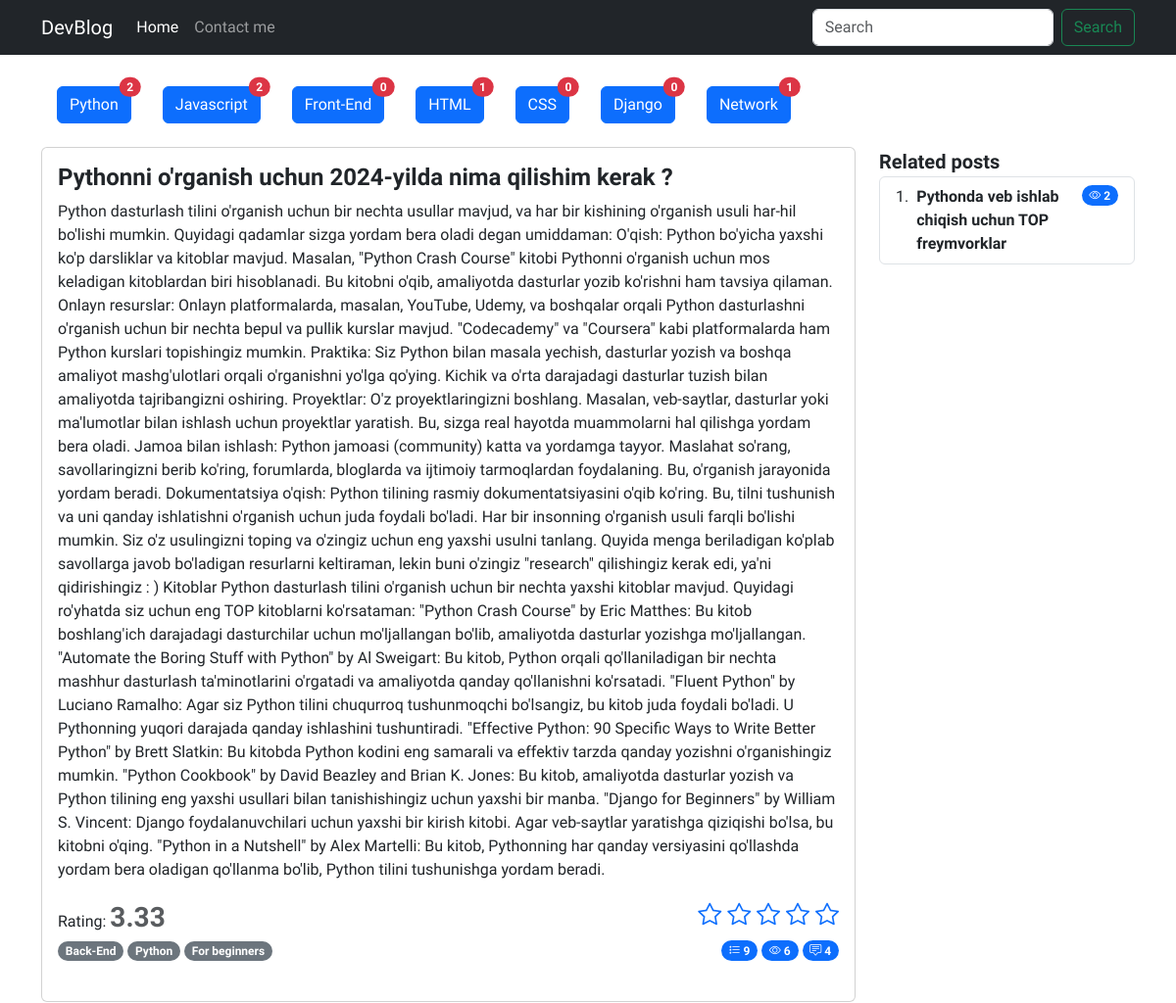
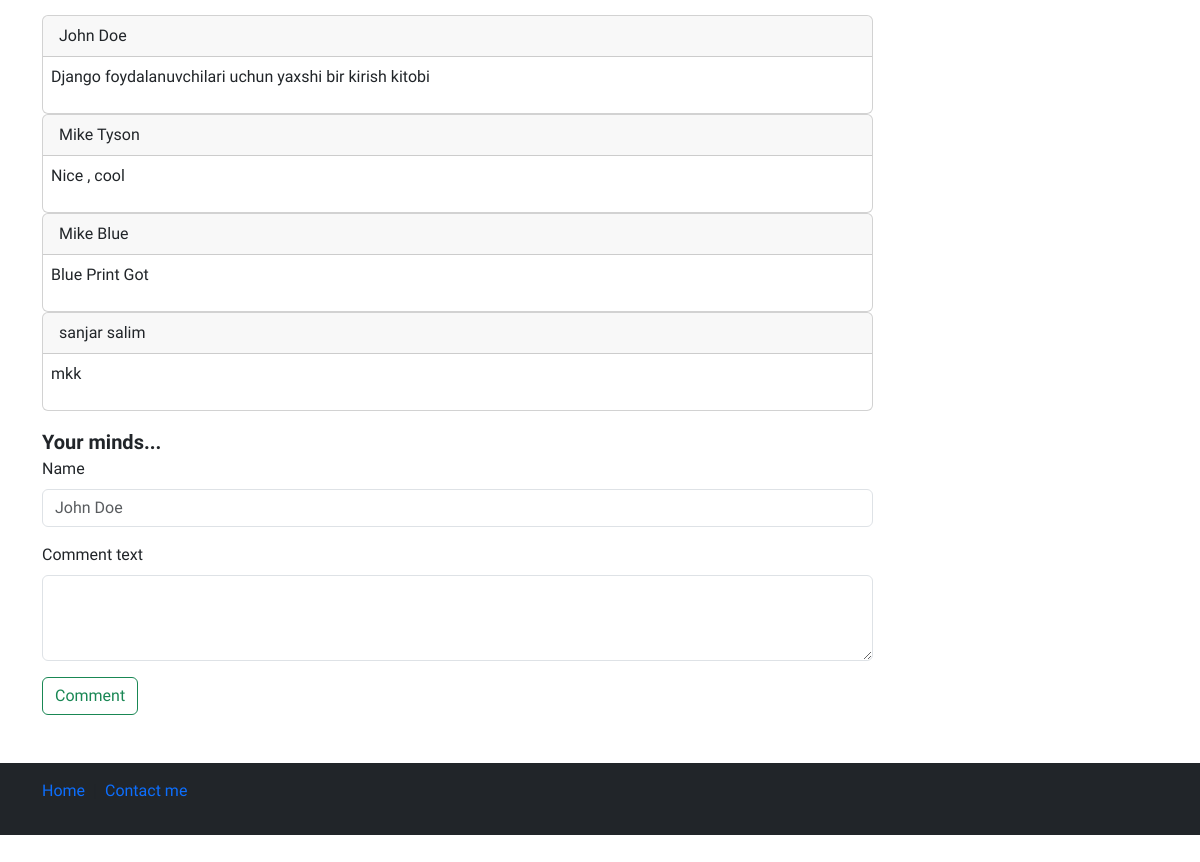
/detail/1, run on the app's committed database (2 pictures, top to bottom).
### blog/models.py (models this page shows, shortened)
class Category(models.Model):
    name = models.CharField(verbose_name="Category name",max_length=250)
    slug = models.SlugField(max_length=250, unique=True)

class Post(models.Model):
    title = models.CharField(verbose_name="Post title",max_length=550)
    body = models.TextField(verbose_name="Post body")
    author = models.CharField(verbose_name="Post author",default="Admin",max_length=100)
    category = models.ForeignKey(Category, on_delete=models.PROTECT,related_name='posts')
    tag = models.ManyToManyField(Tag)
    views = models.PositiveIntegerField(default=0)
    publish_date = models.DateTimeField(verbose_name="Published time",auto_now_add=True)
    published = models.BooleanField(default=True)
    on_top = models.BooleanField(default=False)
    def get_avg_rating(self):
        sum_ratings = sum([int(i.value) for i in self.ratings.all()])
        try:
            return round(sum_ratings / self.ratings.all().count(),2)
        except Exception as e:
            return 0

class Rating(models.Model):
    post = models.ForeignKey(Post, on_delete=models.CASCADE, related_name='ratings')
    value = models.PositiveSmallIntegerField(verbose_name="Post rating",default=0)

class Tag(models.Model):
    name = models.CharField(verbose_name="Tag name",max_length=250)
    slug = models.SlugField(max_length=250, unique=True)

class Comment(models.Model):
    author = models.CharField(verbose_name="Comment author",max_length=100,blank=False)
    comment = models.TextField(verbose_name="Comment")
    post = models.ForeignKey(Post, on_delete=models.CASCADE, related_name='comments')

### blog/views.py (the view, shortened to what this page needs)
# urls.py: path('detail/<post_id>', views.detail, name='detail'),
def detail(request, post_id):
    categories = Category.objects.all()
    post = Post.objects.get(id=post_id)
    category = Category.objects.get(id=post.category.id)
    related_posts = Post.objects.filter(category=category).exclude(id__in=[0,post.id]).order_by("?")
    request.session.modified = True
    if post.id in check_read_articles(request):
        pass
    else:
        check_read_articles(request).append(post.id)
        post.views += 1
        post.save()
    return render(request,"detail.html", context={
        "post":post,
        "categories":categories,
        "related_posts":related_posts})

### blog/utils.py (called while the page is built)
def check_read_articles(request):
    try:
        read_articles = request.session["read_articles"]
    except:
        request.session["read_articles"] = []
        read_articles = request.session.get("read_articles")
    return read_articles

### templates/detail.html (shortened to what this page needs)
{% load static %}
<!doctype html>
<html lang="en">
<head>
    <link rel="stylesheet" href="{% static 'css/style.css' %}">
    <link rel="stylesheet" href="https://cdn.jsdelivr.net/npm/bootstrap-icons@1.11.3/font/bootstrap-icons.min.css">
    <link href="https://cdn.jsdelivr.net/npm/bootstrap@5.3.2/dist/css/bootstrap.min.css" rel="stylesheet"
 />
</head>
<body>
    <header>
        <nav class="navbar navbar-expand-md navbar-dark bg-dark mb-4">
            <div class="container">
                <a class="navbar-brand" href="/">DevBlog</a>
                <div class="collapse navbar-collapse" id="navbarCollapse">
                    <ul class="navbar-nav me-auto mb-2 mb-md-0">
                        <li class="nav-item">
                            <a class="nav-link active" aria-current="page" href="#">Home</a>
                        </li>
                        <li class="nav-item">
                            <a class="nav-link" href="#">Contact me</a>
                        </li>
                    </ul>
                    <form class="d-flex" role="search">
                        <input class="form-control me-2" type="search" placeholder="Search" aria-label="Search"
                            control-id="ControlID-1">
                        <button class="btn btn-outline-success" type="submit" control-id="ControlID-2">Search</button>
                    </form>
                </div>
            </div>
        </nav>
    </header>
    <main>
        <section>
            <div class="container-md">
                <div class="d-flex flex-wrap my-3">
                    {% for cat in categories %}
                      <div class="d-flex flex-wrap mx-3 my-2">
                        <a href="{% url 'blog:category_list' cat.slug %}" class="btn btn-primary position-relative">
                            {{ cat.name }}
                            <span
                                class="position-absolute top-0 start-100 translate-middle badge rounded-pill bg-danger">
                                {{cat.posts.all.count}}
                            </span>
                        </a>
                      </div>
                    {% endfor %}
                  </div>
            </div>
            <div class="container-md">
                <div class="row">
                    <div class="col-sm-12 col-md-12 col-lg-9">
                        <div class="card  mb-3">
                            <div class="card-body">
                                <div class="content">
                                    <h4 class="card-title fw-bold">{{post.title}}</h4>
                                    <p class="card-text">
                                        {{post.body}}
                                    </p>
                                    <div class="d-flex justify-content-between flex-wrap">
                                        <div class="post-rating">
                                            <span>Rating:</span>
                                            <span class="fs-3 fw-bold text-muted">
                                                {{post.get_avg_rating}}
                                            </span>
                                        </div>
                                        <div class="post-set-rating">
                                            <p class="card-text fs-4">
                                                <a href="{% url 'blog:set_rating' 1 post.id %}"><i class="bi bi-star"></i></a>
                                                <a href="{% url 'blog:set_rating' 2 post.id %}"><i class="bi bi-star"></i></a>
                                                <a href="{% url 'blog:set_rating' 3 post.id %}"><i class="bi bi-star"></i></a>
                                                <a href="{% url 'blog:set_rating' 4 post.id %}"><i class="bi bi-star"></i></a>
                                                <a href="{% url 'blog:set_rating' 5 post.id %}"><i class="bi bi-star"></i></a>
                                            </p>
                                        </div>
                                    </div>
                                    <div class="d-flex justify-content-between flex-wrap">
                                        <div class="categories">
                                            {% for tag in post.tag.all %}
                                                <span class="badge rounded-pill text-bg-secondary">{{tag.name}}</span>
                                            {% endfor %}
                                        </div>
                                        <div class="action">
                                            <span class="badge bg-primary rounded-pill">
                                                <i class="bi bi-list-stars"></i>
                                                {{post.ratings.all.count}}
                                            </span>
                                            <span class="badge bg-primary rounded-pill">
                                                <i class="bi bi-eye"></i>
                                                {{post.views}}
                                            </span>
                                            <span class="badge bg-primary rounded-pill">
                                                <i class="bi bi-chat-square-text"></i>
                                                {{post.comments.all.count}}
                                            </span>
                                        </div>
                                    </div>
                                    <br>
                                </div>
                            </div>
                        </div>
                        <div class="comments">
                            <div class="row gap-3">
                                <div class="col-sm-12">
                                    {% for comment in post.comments.all %}
                                    <div class="card">
                                        <div class="card-header">
                                            {{comment.author}}
                                        </div>
                                        <div class="card-body p-2">
                                            <p>{{comment.comment}}</p>
                                        </div>
                                    </div>
                                    {% endfor %}
                                </div>
                                <div class="col-sm-12">
                                    <span class="fs-5 fw-semibold">Your minds...</span>
                                    <form action="" method='POST'>
                                        <div class="mb-3">
                                            <label for="exampleFormControlInput1" class="form-label">Name</label>
                                            <input type="text" name='name' class="form-control" id="exampleFormControlInput1"
                                                placeholder="John Doe" required>
                                        </div>
                                        <div class="mb-3">
                                            <label for="exampleFormControlTextarea1" class="form-label">
                                                Comment text
                                            </label>
                                            <textarea class="form-control" name='comment' id="exampleFormControlTextarea1"
                                                rows="3" required>
                                            </textarea>
                                        </div>
                                        <button type="submit" class="btn btn-outline-success">Comment</button>
                                    </form>
                                </div>
                            </div>
                        </div>
                    </div>
                    <div class="col-sm-none col-md-12 col-lg-3">
                        <span class="fs-5 fw-semibold">Related posts</span>
                        <ol class="list-group list-group-numbered">
                            {% for related_post in related_posts %}
                            <li class="list-group-item d-flex justify-content-between align-items-start">
                                <div class="ms-2 me-auto">
                                    <div class="fw-bold">{{related_post.title}}</div>
                                </div>
                                <span class="badge bg-primary rounded-pill">
                                    <i class="bi bi-eye"></i>
                                    {{related_post.views}}
                                </span>
                            </li>
                            {% endfor %}
                        </ol>
                    </div>
                </div>
            </div>
        </section>
    </main>
    <footer class="footer mt-auto text-white-50 bg-dark">
        <div class="container">
            <div class="row my-5">
                <div class="col-12">
                    <nav style="--bs-breadcrumb-divider: '|';" aria-label="breadcrumb" class="py-3">
                        <ol class="breadcrumb">
                            <li class="breadcrumb-item"><a href="/" class="text-decoration-none">Home</a></li>
                            <li class="breadcrumb-item " aria-current="page">
                                <a href="#" class="text-decoration-none">Contact me</a>
                            </li>
                        </ol>
                    </nav>
                </div>
            </div>
        </div>
    </footer>
</body>
</html>

### staticfiles/css/style.css (style rules this page uses)
* { font-family: 'Onest', sans-serif !important; }

### data on the page
Category: name "Python", posts.all.count "2"
Category: name "Javascript", posts.all.count "2"
Category: name "Front-End", posts.all.count "0"
Category: name "HTML", posts.all.count "1"
Category: name "CSS", posts.all.count "0"
Category: name "Django", posts.all.count "0"
Category: name "Network", posts.all.count "1"
Post: title "Pythonni o'rganish uchun 2024-yilda nima qilishim kerak ?", body "Python dasturlash tilini o'rganish uchun bir nechta usullar mavjud, va har bir kishining o'rganish usuli har-hil bo'lishi mumkin. Quyidagi qadamlar sizga yordam bera oladi degan umiddaman: O'qish: Python bo'yicha yaxshi ko'p darsliklar va kitoblar mavjud. Masalan, \"Python Crash Course\" kitobi Pythonni o'rganish uchun mos keladigan kitoblardan biri hisoblanadi. Bu kitobni o'qib, amaliyotda dasturlar yozib ko'rishni ham tavsiya qilaman. Onlayn resurslar: Onlayn platformalarda, masalan, YouTube, Udemy, va boshqalar orqali Python dasturlashni o'rganish uchun bir nechta bepul va pullik kurslar mavjud. \"Codecademy\" va \"Coursera\" kabi platformalarda ham Python kurslari topishingiz mumkin.…", get_avg_rating "3.33", ratings.all.count "9", views "6", comments.all.count "4"
Tag: name "Back-End"
Tag: name "Python"
Tag: name "For beginners"
Comment: author "John Doe", comment "Django foydalanuvchilari uchun yaxshi bir kirish kitobi"
Comment: author "Mike Tyson", comment "Nice , cool"
Comment: author "Mike Blue", comment "Blue Print Got"
Comment: author "sanjar salim", comment "mkk"
Post: title "Pythonda veb ishlab chiqish uchun TOP freymvorklar", views "2"
